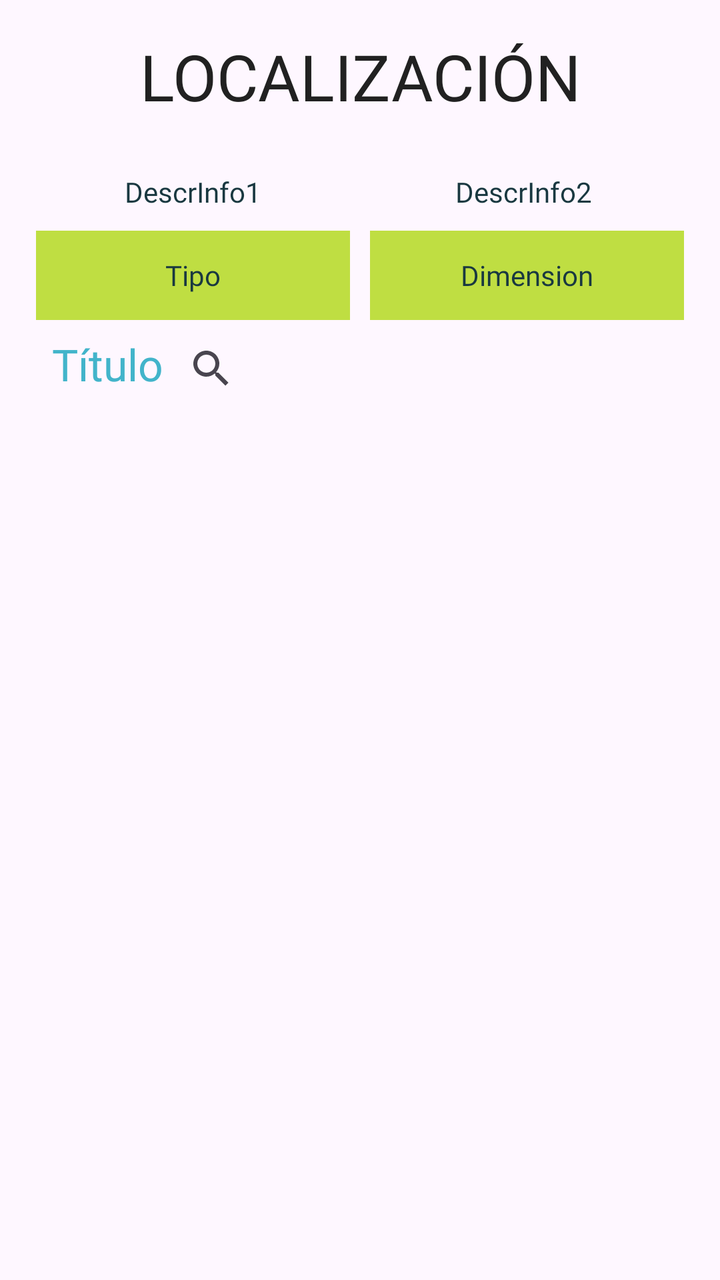
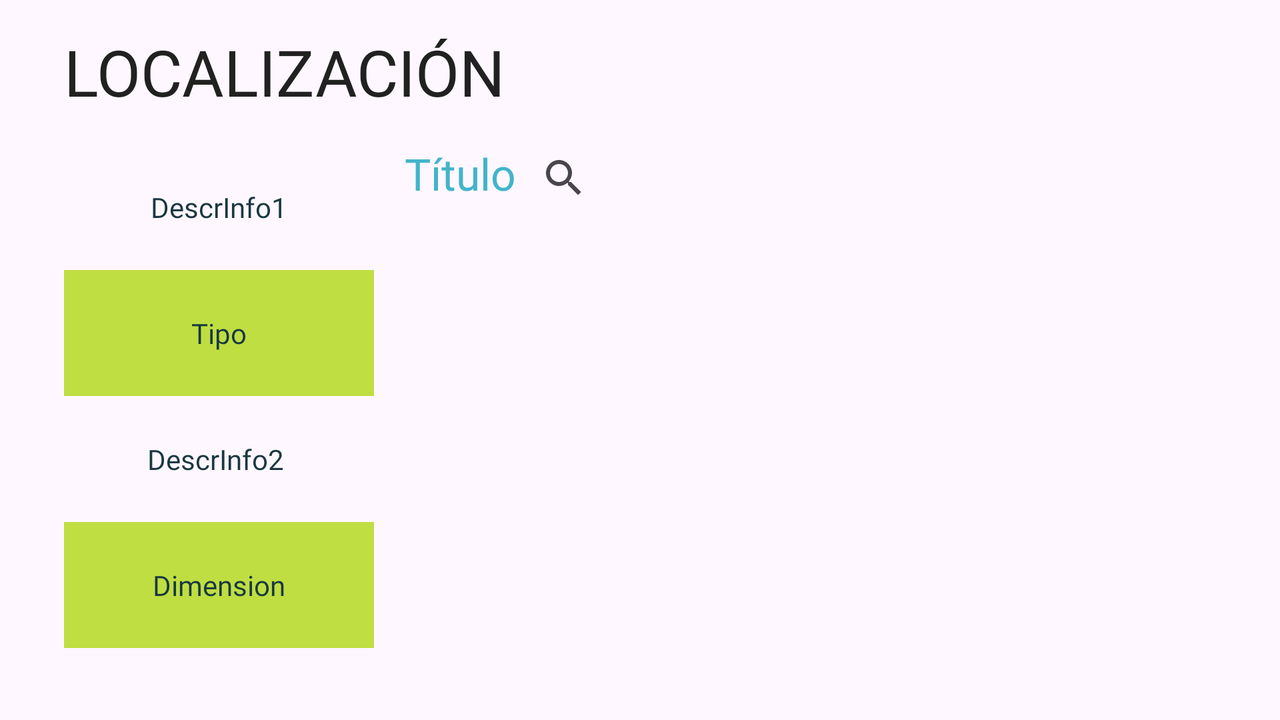

One screen, two layout resources from the same app: the default and the repository's alternative for another configuration. Each is rendered where Android would select it; the XML of both is given below.
<!-- AndroidManifest.xml: application theme Theme.RickAndMorty -->
<!-- res/layout/fragment_localizacion_episodio.xml -->
<?xml version="1.0" encoding="utf-8"?>
<androidx.constraintlayout.widget.ConstraintLayout xmlns:android="http://schemas.android.com/apk/res/android"
    xmlns:tools="http://schemas.android.com/tools"
    android:layout_width="match_parent"
    android:layout_height="match_parent"
    xmlns:app="http://schemas.android.com/apk/res-auto"
    tools:context=".fragments.MostrarLocalizacionFragment">

    <androidx.constraintlayout.widget.Guideline
        android:id="@+id/gv1"
        android:layout_width="match_parent"
        android:layout_height="match_parent"
        android:orientation="vertical"
        app:layout_constraintGuide_percent=".05"/>
    <androidx.constraintlayout.widget.Guideline
        android:id="@+id/gv2"
        android:layout_width="match_parent"
        android:layout_height="match_parent"
        android:orientation="vertical"
        app:layout_constraintGuide_percent=".95"/>

    <androidx.constraintlayout.widget.Guideline
        android:id="@+id/gh1"
        android:layout_width="match_parent"
        android:layout_height="match_parent"
        android:orientation="horizontal"
        app:layout_constraintGuide_percent="0.12" />

    <androidx.constraintlayout.widget.Guideline
        android:id="@+id/gh2"
        android:layout_width="match_parent"
        android:layout_height="match_parent"
        android:orientation="horizontal"
        app:layout_constraintGuide_percent=".18"/>

    <androidx.constraintlayout.widget.Guideline
        android:id="@+id/gh3"
        android:layout_width="match_parent"
        android:layout_height="match_parent"
        android:orientation="horizontal"
        app:layout_constraintGuide_percent=".25"/>

    <TextView
        android:id="@+id/titulo"
        android:layout_width="0dp"
        android:layout_height="0dp"
        style="@style/titulosFragmentsIndividuales"
        tools:text="LOCALIZACIÓN"
        app:layout_constraintStart_toStartOf="@id/gv1"
        app:layout_constraintEnd_toEndOf="@id/gv2"
        app:layout_constraintTop_toTopOf="parent"
        app:layout_constraintBottom_toTopOf="@id/gh1"/>

    <TextView
        android:id="@+id/descriptionInfo1"
        android:layout_width="0dp"
        android:layout_height="0dp"
        android:padding="5dp"
        android:gravity="center"
        tools:text="DescrInfo1"
        app:layout_constraintStart_toStartOf="@id/viewTipo"
        app:layout_constraintEnd_toEndOf="@id/viewTipo"
        app:layout_constraintTop_toBottomOf="@id/gh1"
        app:layout_constraintBottom_toTopOf="@id/gh2"
        android:textColor="@color/darkAcidGreen"/>

    <View
        android:id="@+id/viewTipo"
        android:layout_width="0dp"
        android:layout_height="0dp"
        android:background="@color/lightAcidGreen"
        app:layout_constraintBottom_toTopOf="@id/gh3"
        app:layout_constraintEnd_toStartOf="@id/viewDimension"
        app:layout_constraintStart_toEndOf="@id/gv1"
        app:layout_constraintTop_toBottomOf="@id/gh2"
        android:layout_marginEnd="5dp"/>

    <TextView
        android:id="@+id/info1"
        android:layout_width="0dp"
        android:layout_height="0dp"
        android:padding="5dp"
        android:gravity="center"
        tools:text="Tipo"
        app:layout_constraintStart_toStartOf="@id/viewTipo"
        app:layout_constraintEnd_toEndOf="@id/viewTipo"
        app:layout_constraintTop_toTopOf="@id/viewTipo"
        app:layout_constraintBottom_toBottomOf="@id/viewTipo"
        android:textColor="@color/darkAcidGreen"/>

    <TextView
        android:id="@+id/descriptionInfo2"
        android:layout_width="0dp"
        android:layout_height="0dp"
        android:padding="5dp"
        android:gravity="center"
        tools:text="DescrInfo2 "
        app:layout_constraintStart_toStartOf="@id/viewDimension"
        app:layout_constraintEnd_toEndOf="@id/gv2"
        app:layout_constraintTop_toBottomOf="@id/gh1"
        app:layout_constraintBottom_toTopOf="@id/gh2"
        android:textColor="@color/darkAcidGreen"/>

    <View
        android:id="@+id/viewDimension"
        android:layout_width="0dp"
        android:layout_height="0dp"
        app:layout_constraintStart_toEndOf="@id/viewTipo"
        app:layout_constraintTop_toBottomOf="@id/gh2"
        app:layout_constraintBottom_toTopOf="@id/gh3"
        app:layout_constraintEnd_toStartOf="@id/gv2"
        android:background="@color/lightAcidGreen"
        android:layout_marginStart="5dp"/>

    <TextView
        android:id="@+id/info2"
        android:layout_width="0dp"
        android:layout_height="0dp"
        android:padding="5dp"
        android:gravity="center"
        tools:text="Dimension"
        app:layout_constraintStart_toStartOf="@id/viewDimension"
        app:layout_constraintEnd_toEndOf="@id/viewDimension"
        app:layout_constraintTop_toTopOf="@id/viewDimension"
        app:layout_constraintBottom_toBottomOf="@id/viewDimension"
        android:textColor="@color/darkAcidGreen"/>

    <include layout="@layout/recyclerview_fragments"
        android:id="@+id/itemRecyclerFragment"
        android:layout_width="0dp"
        android:layout_height="0dp"
        app:layout_constraintStart_toEndOf="@id/gv1"
        app:layout_constraintEnd_toStartOf="@id/gv2"
        app:layout_constraintTop_toBottomOf="@id/gh3"
        app:layout_constraintBottom_toBottomOf="parent"/>

</androidx.constraintlayout.widget.ConstraintLayout>
<!-- res/layout/recyclerview_fragments.xml (included above) -->
<?xml version="1.0" encoding="utf-8"?>
<androidx.constraintlayout.widget.ConstraintLayout xmlns:android="http://schemas.android.com/apk/res/android"
    xmlns:tools="http://schemas.android.com/tools"
    android:layout_width="match_parent"
    android:layout_height="match_parent"
    xmlns:app="http://schemas.android.com/apk/res-auto"
    tools:context=".fragments.PersonajesFragment">

    <androidx.constraintlayout.widget.Guideline
        android:id="@+id/gv1"
        android:layout_width="wrap_content"
        android:layout_height="wrap_content"
        android:orientation="vertical"
        app:layout_constraintGuide_percent=".025"/>

    <androidx.constraintlayout.widget.Guideline
        android:id="@+id/gv2"
        android:layout_width="wrap_content"
        android:layout_height="wrap_content"
        android:orientation="vertical"
        app:layout_constraintGuide_percent=".975"/>

    <androidx.constraintlayout.widget.Guideline
        android:id="@+id/gh1"
        android:layout_width="wrap_content"
        android:layout_height="wrap_content"
        android:orientation="horizontal"
        app:layout_constraintGuide_percent=".08"/>

    <TextView
        android:id="@+id/tituloRecycler"
        style="@style/titulosFragments"
        android:layout_width="wrap_content"
        android:layout_height="wrap_content"
        android:text="Título"
        android:layout_marginBottom="5dp"
        app:layout_constraintStart_toStartOf="@+id/gv1"
        app:layout_constraintTop_toTopOf="@id/searchBar"
        app:layout_constraintBottom_toBottomOf="@id/searchBar"/>


    <androidx.appcompat.widget.SearchView
        android:id="@+id/searchBar"
        android:layout_width="0dp"
        android:layout_height="wrap_content"
        android:layout_marginTop="10dp"
        app:layout_constraintBottom_toBottomOf="@id/gh1"
        app:layout_constraintEnd_toEndOf="parent"
        app:layout_constraintStart_toEndOf="@id/tituloRecycler"
        app:layout_constraintTop_toTopOf="parent" />


    <androidx.recyclerview.widget.RecyclerView
        android:id="@+id/itemRecycler"
        android:layout_width="0dp"
        android:layout_height="0dp"
        app:layoutManager="androidx.recyclerview.widget.GridLayoutManager"
        app:layout_constraintEnd_toStartOf="@+id/gv2"
        app:layout_constraintStart_toEndOf="@+id/gv1"
        app:layout_constraintTop_toBottomOf="@id/searchBar"
        app:layout_constraintBottom_toBottomOf="parent"/>

</androidx.constraintlayout.widget.ConstraintLayout>
<!-- resources referenced by this layout -->
<resources>
  <color name="darkAcidGreen">#193840</color>
  <color name="lightAcidGreen">#bfde42</color>
  <style name="titulosFragments">
          <item name="fontFamily">@font/oswald</item>
          <item name="android:textSize">22sp</item>
          <item name="android:textColor">@color/acidBlue</item>
      </style>
  <style name="titulosFragmentsIndividuales" parent="TextAppearance.AppCompat.Title">
          <item name="fontFamily">@font/rickandmorty_font</item>
          <item name="android:textSize">32sp</item>
          <item name="android:textColor">@color/grey900</item>
          <item name="android:gravity">center</item>
      </style>
  <style name="Theme.RickAndMorty" parent="Base.Theme.RickAndMorty" />
  <color name="acidBlue">#42b4ca</color>
  <color name="grey900">#212121</color>
  <style name="Base.Theme.RickAndMorty" parent="Theme.Material3.DayNight.NoActionBar">
          
          <item name="colorPrimary">@color/lightAcidGreen</item>
          <item name="colorPrimaryDark">@color/darkAcidGreen</item>
          <item name="colorSecondary">@color/black</item>
          <item name="fontFamily">@font/manrope_semibold</item>
          <item name="colorOnPrimary">@color/acidBlue</item>
          <item name="colorOnSurface">@color/acidBlue</item>
          <item name="colorOnPrimarySurface">@color/acidBlue</item>
          <item name="materialButtonStyle">@style/botones</item>
          <item name="bottomNavigationStyle">@style/CustomBottomNavigationView</item>
          <item name="textAppearanceTitleLarge">@style/titulosFragmentsIndividuales</item>
          <item name="colorSecondaryContainer">@color/acidBlue</item>
          <item name="navigationRailStyle">@style/navigationRaiCustom</item>
  
      </style>
  <color name="black">#FF000000</color>
  <style name="botones" parent="Widget.MaterialComponents.Button">
          <item name="fontFamily">@font/oswald</item>
          <item name="android:textStyle">bold</item>
          <item name="android:textSize">20sp</item>
          <item name="cornerRadius">12dp</item>
          <item name="backgroundTint">@color/lightAcidGreen</item>
          <item name="android:textColor">@color/darkAcidGreen</item>
      </style>
  <style name="CustomBottomNavigationView" parent="Widget.Material3.BottomNavigationView">
          <item name="indicatorColor">@color/acidBlue</item>
          <item name="labelVisibilityMode">unlabeled</item>
          <item name="itemIconSize">32dp</item>
          <item name="itemIconTint">@color/white</item>
          <item name="backgroundTint">@color/darkAcidGreen</item>
          <item name="navigationIconTint">@color/acidBlue</item>
          <item name="android:layout_marginBottom">0dp</item>
      </style>
  <style name="navigationRaiCustom" parent="Widget.Material3.NavigationRailView">
          <item name="colorSurface">@color/darkAcidGreen</item>
          <item name="backgroundTint">@color/darkAcidGreen</item>
          <item name="itemIconTint">@color/white</item>
          <item name="colorOnSurface">@color/white</item>
          <item name="itemIconSize">32dp</item>
          <item name="textFillColor">@color/white</item>
          <item name="itemTextColor">@color/white</item>
  
      </style>
  <color name="white">#FFFFFFFF</color>
</resources>
<!-- res/layout-land/fragment_localizacion_episodio.xml (the repository's variant of the layout above) -->
<!-- drawn on the phone turned sideways -->
<?xml version="1.0" encoding="utf-8"?>
<androidx.constraintlayout.widget.ConstraintLayout xmlns:android="http://schemas.android.com/apk/res/android"
    xmlns:tools="http://schemas.android.com/tools"
    android:layout_width="match_parent"
    android:layout_height="match_parent"
    xmlns:app="http://schemas.android.com/apk/res-auto"
    tools:context=".fragments.MostrarLocalizacionFragment">

    <androidx.constraintlayout.widget.Guideline
        android:id="@+id/gv1"
        android:layout_width="match_parent"
        android:layout_height="match_parent"
        android:orientation="vertical"
        app:layout_constraintGuide_percent=".05"/>

    <androidx.constraintlayout.widget.Guideline
        android:id="@+id/gv2"
        android:layout_width="match_parent"
        android:layout_height="match_parent"
        android:orientation="vertical"
        app:layout_constraintGuide_percent=".3" />

    <androidx.constraintlayout.widget.Guideline
        android:id="@+id/gv3"
        android:layout_width="match_parent"
        android:layout_height="match_parent"
        android:orientation="vertical"
        app:layout_constraintGuide_percent=".95"/>

    <androidx.constraintlayout.widget.Guideline
        android:id="@+id/gh1"
        android:layout_width="match_parent"
        android:layout_height="match_parent"
        android:orientation="horizontal"
        app:layout_constraintGuide_percent="0.2" />

    <androidx.constraintlayout.widget.Guideline
        android:id="@+id/gh2"
        android:layout_width="match_parent"
        android:layout_height="match_parent"
        android:orientation="horizontal"
        app:layout_constraintGuide_percent=".9"/>


    <TextView
        android:id="@+id/titulo"
        android:layout_width="0dp"
        android:layout_height="0dp"
        style="@style/titulosFragmentsIndividuales"
        tools:text="LOCALIZACIÓN"
        app:layout_constraintStart_toStartOf="@id/gv1"
        app:layout_constraintEnd_toEndOf="@id/gv3"
        app:layout_constraintTop_toTopOf="parent"
        android:gravity="start|center"
        app:layout_constraintBottom_toTopOf="@id/gh1"/>

    <TextView
        android:id="@+id/descriptionInfo1"
        android:layout_width="0dp"
        android:layout_height="0dp"
        android:padding="5dp"
        android:gravity="center"
        tools:text="DescrInfo1"
        app:layout_constraintStart_toStartOf="@id/gv1"
        app:layout_constraintEnd_toEndOf="@id/viewTipo"
        app:layout_constraintTop_toBottomOf="@id/gh1"
        app:layout_constraintBottom_toTopOf="@id/viewTipo"
        android:textColor="@color/darkAcidGreen"/>

    <View
        android:id="@+id/viewTipo"
        android:layout_width="0dp"
        android:layout_height="0dp"
        android:background="@color/lightAcidGreen"
        app:layout_constraintBottom_toTopOf="@id/descriptionInfo2"
        app:layout_constraintEnd_toStartOf="@id/gv2"
        app:layout_constraintStart_toEndOf="@id/gv1"
        app:layout_constraintTop_toBottomOf="@id/descriptionInfo1"
        android:layout_marginEnd="5dp"/>

    <TextView
        android:id="@+id/info1"
        android:layout_width="0dp"
        android:layout_height="0dp"
        android:padding="5dp"
        android:gravity="center"
        tools:text="Tipo"
        app:layout_constraintStart_toStartOf="@id/viewTipo"
        app:layout_constraintEnd_toEndOf="@id/viewTipo"
        app:layout_constraintTop_toTopOf="@id/viewTipo"
        app:layout_constraintBottom_toBottomOf="@id/viewTipo"
        android:textColor="@color/darkAcidGreen"/>

    <TextView
        android:id="@+id/descriptionInfo2"
        android:layout_width="0dp"
        android:layout_height="0dp"
        android:padding="5dp"
        android:gravity="center"
        tools:text="DescrInfo2 "
        app:layout_constraintStart_toStartOf="@id/gv1"
        app:layout_constraintEnd_toEndOf="@id/viewDimension"
        app:layout_constraintTop_toBottomOf="@id/viewTipo"
        app:layout_constraintBottom_toTopOf="@id/viewDimension"
        android:textColor="@color/darkAcidGreen"/>

    <View
        android:id="@+id/viewDimension"
        android:layout_width="0dp"
        android:layout_height="0dp"
        app:layout_constraintStart_toEndOf="@id/gv1"
        app:layout_constraintTop_toBottomOf="@id/descriptionInfo2"
        app:layout_constraintBottom_toTopOf="@id/gh2"
        app:layout_constraintEnd_toStartOf="@id/gv2"
        android:background="@color/lightAcidGreen"
        android:layout_marginEnd="5dp"/>

    <TextView
        android:id="@+id/info2"
        android:layout_width="0dp"
        android:layout_height="0dp"
        android:padding="5dp"
        android:gravity="center"
        tools:text="Dimension"
        app:layout_constraintStart_toStartOf="@id/viewDimension"
        app:layout_constraintEnd_toEndOf="@id/viewDimension"
        app:layout_constraintTop_toTopOf="@id/viewDimension"
        app:layout_constraintBottom_toBottomOf="@id/viewDimension"
        android:textColor="@color/darkAcidGreen"/>

    <include layout="@layout/recyclerview_fragments"
        android:id="@+id/itemRecyclerFragment"
        android:layout_width="0dp"
        android:layout_height="0dp"
        app:layout_constraintStart_toEndOf="@id/gv2"
        app:layout_constraintEnd_toStartOf="@id/gv3"
        app:layout_constraintTop_toBottomOf="@id/gh1"
        app:layout_constraintBottom_toBottomOf="parent"/>

</androidx.constraintlayout.widget.ConstraintLayout>
